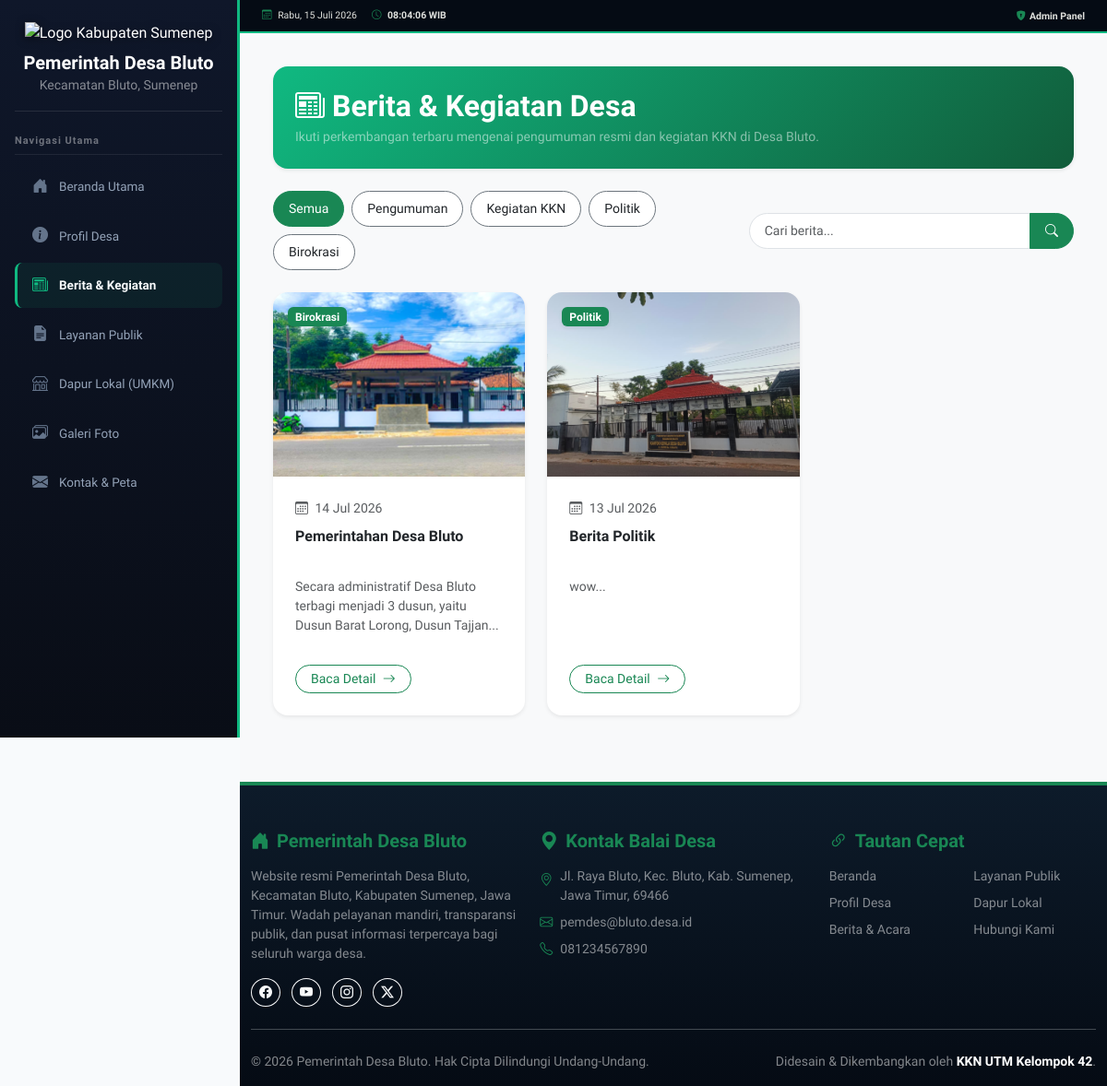
The page /index.php?page=berita on the database its author committed.
### tables this page shows
CREATE TABLE kategori_berita (
    id_kategori INTEGER PRIMARY KEY AUTOINCREMENT, 
    nama_kategori TEXT
);

CREATE TABLE berita (
    id_berita INTEGER PRIMARY KEY AUTOINCREMENT, 
    id_kategori INTEGER, 
    judul TEXT, 
    slug TEXT, 
    isi TEXT, 
    gambar_cover TEXT, 
    tanggal_publikasi DATETIME DEFAULT CURRENT_TIMESTAMP, 
    id_admin INTEGER
);

### pages/berita.php (the view, shortened to what this page needs)
<?php
try {
    $stmtKategori = $koneksi->query("SELECT * FROM kategori_berita");
    $listKategori = $stmtKategori->fetchAll(PDO::FETCH_ASSOC);
} catch(PDOException $e) {
    $listKategori = [];
}
$search = isset($_GET['cari']) ? trim($_GET['cari']) : '';
$kat_filter = isset($_GET['kategori']) ? (int)$_GET['kategori'] : 0;
$sql = "SELECT berita.*, kategori_berita.nama_kategori
        FROM berita
        JOIN kategori_berita ON berita.id_kategori = kategori_berita.id_kategori";
$params = [];
$sql .= " ORDER BY tanggal_publikasi DESC";
try {
    $stmtBerita = $koneksi->prepare($sql);
    $stmtBerita->execute($params);
    $allBerita = $stmtBerita->fetchAll(PDO::FETCH_ASSOC);
} catch(PDOException $e) {
    $allBerita = [];
}
?>
<div class="container mt-2">
    <div class="bg-success text-white py-4 px-4 rounded-4 shadow-sm mb-4" style="background: linear-gradient(135deg, var(--emerald-primary) 0%, #115c3a 100%);">
        <h2 class="fw-bold mb-1"><i class="bi bi-newspaper me-2"></i>Berita & Kegiatan Desa</h2>
        <p class="mb-0 text-white-50 small">Ikuti perkembangan terbaru mengenai pengumuman resmi dan kegiatan KKN di Desa Bluto.</p>
    </div>
    <div class="row mb-4 g-3 align-items-center">
        <div class="col-md-7">
            <div class="d-flex flex-wrap gap-2">
                <a href="index.php?page=berita" class="btn btn-sm rounded-pill px-3 py-2 <?= ($kat_filter === 0) ? 'btn-success' : 'btn-outline-secondary bg-white text-dark'; ?>">
                    Semua
                </a>
                <?php foreach ($listKategori as $kat): ?>
                    <a href="index.php?page=berita&kategori=<?= $kat['id_kategori'] ?>&cari=<?= urlencode($search) ?>"
                       class="btn btn-sm rounded-pill px-3 py-2 <?= ($kat_filter === (int)$kat['id_kategori']) ? 'btn-success' : 'btn-outline-secondary bg-white text-dark'; ?>">
                        <?= htmlspecialchars($kat['nama_kategori']) ?>
                    </a>
                <?php endforeach; ?>
            </div>
        </div>
        <div class="col-md-5">
            <form action="index.php" method="GET" class="d-flex">
                <div class="input-group input-group-sm">
                    <input type="text" name="cari" class="form-control form-control-sm rounded-start-pill px-3 py-2" placeholder="Cari berita..." value="<?= htmlspecialchars($search) ?>">
                    <button class="btn btn-success rounded-end-pill px-3" type="submit">
                        <i class="bi bi-search"></i>
                    </button>
                </div>
            </form>
        </div>
    </div>
    <div class="row row-cols-1 row-cols-md-2 row-cols-lg-3 g-4 mb-5">
        <?php if (count($allBerita) > 0): ?>
            <?php foreach ($allBerita as $berita): ?>
                <div class="col">
                    <div class="card h-100 border-0 shadow-sm rounded-4 overflow-hidden position-relative hover-lift" style="transition: transform 0.2s ease, box-shadow 0.2s ease;">
                        <span class="badge bg-success position-absolute top-0 start-0 m-3 shadow-sm px-2 py-1.5 fw-semibold" style="z-index: 2;">
                            <?= htmlspecialchars($berita['nama_kategori']) ?>
                        </span>
                        <?php
                            $gambar = !empty($berita['gambar_cover']) ? 'assets/img/'.$berita['gambar_cover'] : 'assets/img/stickman-placeholder.svg';
                        ?>
                        <img src="<?= $gambar ?>" class="card-img-top object-fit-cover" alt="<?= htmlspecialchars($berita['judul']) ?>" style="height: 200px;">
                        <div class="card-body p-4 d-flex flex-column">
                            <div class="text-muted small mb-2">
                                <i class="bi bi-calendar3 me-1"></i>
                                <?= date('d M Y', strtotime($berita['tanggal_publikasi'])) ?>
                            </div>
                            <h5 class="card-title fw-bold text-dark mb-2 lh-base" style="font-size: 16px; min-height: 48px;">
                                <?= htmlspecialchars($berita['judul']) ?>
                            </h5>
                            <p class="card-text text-muted small flex-grow-1">
                                <?= substr(strip_tags($berita['isi']), 0, 95) ?>...
                            </p>
                            <a href="index.php?page=detail_berita&slug=<?= $berita['slug'] ?>" class="btn btn-outline-success btn-sm rounded-pill mt-3 align-self-start px-3">
                                Baca Detail <i class="bi bi-arrow-right ms-1"></i>
                            </a>
                        </div>
                    </div>
                </div>
            <?php endforeach; ?>
        <?php endif; ?>
    </div>
</div>

### templates/header.php (style rules this page uses)
:root { --navy-dark: #0f172a; --navy-medium: #1e293b; --navy-light: #475569; --emerald-primary: #10b981; --emerald-hover: #059669; --accent-yellow: #f59e0b; --bg-light-gray: #f8fafc; }
body { font-family: 'Plus Jakarta Sans', sans-serif; background-color: var(--bg-light-gray); color: #2b2d42; overflow-x: hidden; }
.hover-lift { transition: transform 0.25s ease, box-shadow 0.25s ease !important; }

### rows shown on the page
kategori_berita: nama_kategori "Pengumuman"
kategori_berita: nama_kategori "Kegiatan KKN"
kategori_berita: nama_kategori "Politik"
kategori_berita: nama_kategori "Birokrasi"
berita: id_kategori.nama_kategori "Birokrasi", gambar_cover (picture), tanggal_publikasi "14 Jul 2026", judul "Pemerintahan Desa Bluto", isi "Secara administratif Desa Bluto terbagi menjadi 3 dusun, yaitu Dusun Barat Lorong, Dusun Tajjan"
berita: id_kategori.nama_kategori "Politik", gambar_cover (picture), tanggal_publikasi "13 Jul 2026", judul "Berita Politik", isi "wow"

### other values the page prints
$settings['kontak']['alamat'] "Jl. Raya Bluto, Kec. Bluto, Kab. Sumenep, Jawa Timur, 69466"
$settings['kontak']['email'] "pemdes@bluto.desa.id"
$settings['kontak']['telepon'] "081234567890"
